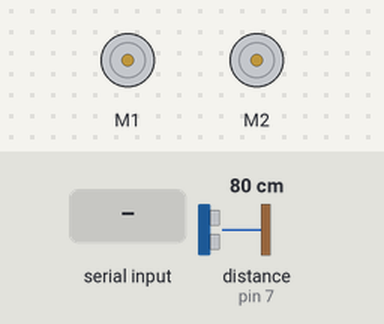
Simulated run of this sketch. Board: Arduino Uno, built with avr-gcc and run on an emulated ATmega328P. Parts: 2 × DC motor (green arrow = forward, orange = backward, longer = faster). The inputs (shaded band) are chosen by the test bench; at power-on: distance to the obstacle (sensor on pin 7) 80 cm. The echo pulse lasts 58.3 µs per cm; what the sketch prints to the serial monitor is not drawn.

Above: at 1.2 s.
1.3 s: "s" received over Serial
At 1.43 s:
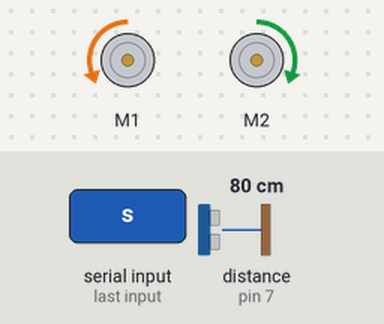
Timing chart, 0 to 4.3 s (numbered marks = the images above; inputs shaded):
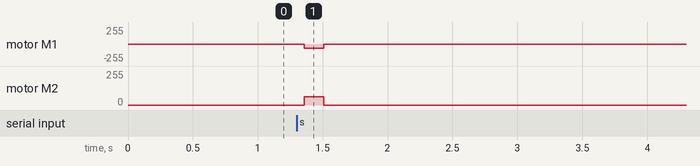

The sketch:

_4_robot_test_robot_0.ino
```cpp
#include <ZumoMotors.h>
#define myDoneKey 'l'
const int ping1 = 7;
float duration;

ZumoMotors motors;

typedef union{
   byte bytes[4];
   float f;
}floatToBytes;

bool done=false;
floatToBytes distance;
void setup() {
Serial.begin(9600);
}

void loop() {
  if (Serial.available())
  {
    char key = (char)Serial.read();
    if(key == 's' && !done)
    {
          pinMode(ping1, OUTPUT);
          digitalWrite(ping1, LOW);
          delayMicroseconds(2);
          digitalWrite(ping1, HIGH);
          delayMicroseconds(5);
          digitalWrite(ping1, LOW);

          pinMode(ping1, INPUT);
          duration = pulseIn(ping1, HIGH);
          duration /= 29;
          distance.f = duration;
          delay(50);
          motors.setLeftSpeed(-100);
          motors.setRightSpeed(100);
          //motors.setSpeeds(50,-50);
          delay(150);
          motors.setSpeeds(0, 0);
          delay(50);
          Serial.write(1);
          Serial.write(distance.bytes,4);
    }
    else if (key == 'l')
      done = true;
    else if (key == 'S')
      done = false;
  }
}
```

Measured:
- after the input at 1.3 s, motor M1: stopped → backward 63/255 after 0.06 s, → stopped 0.15 s later; motor M2: stopped → forward 63/255 after 0.06 s, → stopped 0.15 s later
